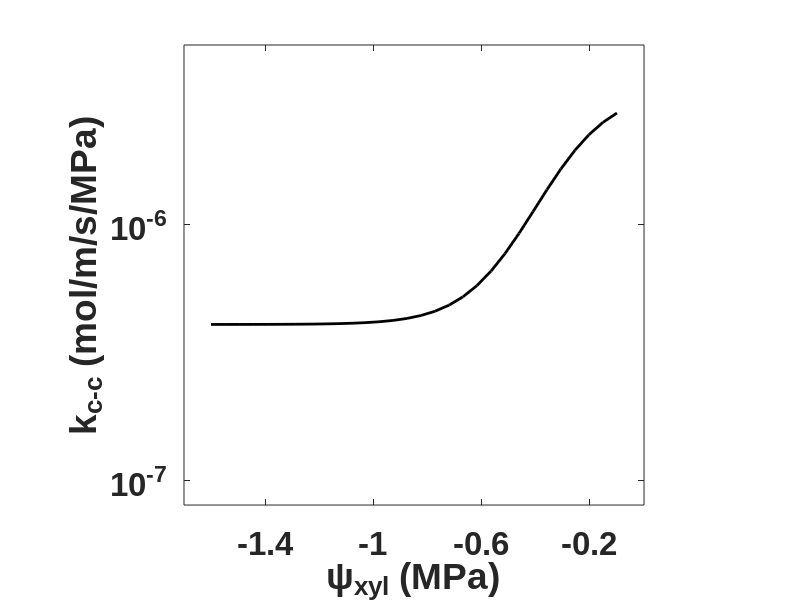

Write the MATLAB code that produced this figure. (Note: this script raises an error after producing the figure.)
% code_for_alternative_architecture_cell_wall_SI_Fig_S21.m
% Description: This code executes the mathematical model developed in SI
% Section S10 in the paper titled, "Loss of plasma membrane conductance of 
% outside-xylem zone explains non-stomatal control of transpiration" for 
% alternative architecture 2: cell wall is the dominant hydraulic 
% conductor and undergoes loss of hydraulic conductance under drought stress. 
% We generate 3 predictions (mean and bounds of uncertainty 
% interval) with npoints (see below) being the number of points in the 
% discretized domain for each prediction. npoints are distributed across 
% four ranges in psi_xyl: -0.4 to 0; -0.8 to -0.4; -1.2 to -0.8 and -1.6 to
% -1.2 (MPa). The prediction mean and bounds of uncertainty interval is 
% then compared to the data mean +/- S.E. 
% This code uses the following MATLAB toolboxes:
% 1. Optimization Toolbox
% Code developed by: Sabyasachi Sen
% Email: ss3945@cornell.edu
% Affiliation: Cornell University
% Created: February 8, 2025
% Last Modified: February 10, 2025
% Copyright (c) 2025 Sabyasachi Sen
% If you use this code in your research, please cite as:
% "Sabyasachi Sen (2025). 
% code_for_alternative_architecture_cell_wall_SI_Fig_S21.m
% Retrieved from manuscript titled: Loss of plasma membrane conductance of 
% outside-xylem zone explains non-stomatal control of transpiration"
% This code is provided under the MIT License.
% For full license terms, see: https://opensource.org/licenses/MIT

clear;
close all;
clc;

%% Thermodynamic parameters (see Table S3 in SI Section S10)

leaf_temp=309; % leaf temperature (=36C) in Kelvin
p_sat=5946.178; % saturation pressure in Pa at 36C
R=8.314; % universal gas constant in SI units Pa.m3/K/mol
v_bar=18e-6; % molar volume of water in m3/mol
c=39.45; % molar concentration of air in mol/m3
D=2.5e-5; % diffusivity of water vapor in air in m2/s
p_atm=101325; % atmospheric pressure in Pa
kai_0=p_sat/p_atm; % reference mole fraction of water vapor at leaf temperature

%% Introduce uncertainty in parameters to generate uncertainty interval in predictions (see Tables S4 and S5 in SI Section S10)

% Notation: variable name: high, mid, low values
A_cc_arr=[5e-9, 6e-9, 7e-9]; % x-sectional area for flow in cell-to-cell path (in m2)
A_vap_arr=[5e-9, 5.5e-9, 6e-9]; % x-sectional area for flow in apoplasmic path (in m2)
tortuosity_arr=[1, 2, 3]; % uniform tortuosity (dimensionless)
k_cw_max_arr=[2.9e-6, 2.7e-6, 2.5e-6]; % maximum cell wall conductivity in mol/m/s/MPa
k_cw_trigger_arr=[-0.27e6, -0.25e6, -0.23e6]; % xylem stress at which 'characteristic' loss of cell wall conductivity occurs (in Pa)
k_cw_decline_sensitivity_arr=[0.8e-5, 1e-5, 1.2e-5]; % determines sensitivity of cell wall conductivity to xylem stress in MPa^(-1)
% see vapor conductivity for minimum cell wall conductivity

%% Constant leaf anatomical parameters (see Table S4 in SI Section S10)

L_total=2e-4; % total thickness of leaf in m
L_ad=L_total/2; % Assume half-thickness of leaf 
L_ab=L_total/2; % Assume half-thickness of leaf 
A_cw=0.08e-9; % x-sectional area for flow in cell wall (in m2)

%% Constant transport parameters (see Table S5 in SI Section S10)

kappa_mem=1e-5; % hydraulic conductivity of membranes at cell-air space interface in mol/m/s/MPa: Rockwell review undersaturation - use higher end of L_p 
k_cc=5e-8; % hydraulic conductivity of cell-to-cell path in mol/m/s/MPa: Rockwell review undersaturation - use higher end of L_p 
gs_ad=90e-3; % adaxial stomatal conductance in mol/m2/s
gs_ab=90e-3; % abaxial stomatal conductance in mol/m2/s
gs=(gs_ad+gs_ab)*1e3; % total stomatal conductance in mmol/m2/s: will be used to calculate transpiration rate

%% Driving forces for transpiration

% psi_xylem sweep
npoints=30; % number of nodes in the discretized domain
psi_xylem=flipud(linspace(-1.6,-0.1,npoints)')*1e6; % xylem water potential in Pa
xylem_means=[-0.2;-0.6;-1;-1.4]; % for plotting in bins

% VPD sweep 
rel_hum = flipud(linspace(0.36,0.7,npoints)'); % relative humidity of bulk air outside the leaf
vpd = p_sat*(1-rel_hum)/1e3; % vpd in kPa: the mean vpd in our measurements is ~3.8 kPa which is the last element in the vpd array here

%% Finite difference discretization parameters:

N=1000; % Total # of nodes including boundary nodes
h=L_total/(N-1); % interval between nodes

%% Coordinates along leaf thickness direction (in metres)

coords_ad=linspace(0,L_ad,N)'; % adaxial coordinates
coords_ab=linspace(-L_ab,0,N)'; % abaxial coordinates
coordinates_ad=coords_ad*1e6; % coordinates for adaxial section: microns for plotting
coordinates_ab=coords_ab*1e6; % coordinates for abaxial section: microns for plotting

%% Loop through 3 sets of parameters

for ii=1:3

    % Variable leaf anatomical parameters and transport parameters (see Tables S4 and S5 in SI Section S10)

    tortuosity=tortuosity_arr(ii); % tortuosity
    k_vap=c*D*v_bar*kai_0/(R*leaf_temp)/tortuosity/1e-6; % hydraulic conductivity of vapor in mol/m/s/MPa; this assumes driving force for transport is water potential. Ref: Rockwell 2014
    
    A_cc=A_cc_arr(ii); % see SI Section S10 for choice of A_cc
    A_vap=A_vap_arr(ii); % see SI Section S10 for choice of A_vap
                
    %% Tissue hydraulic conductivity parameters 
    
    % Cell-to-cell hydraulic parameters for current iteration
    k_cw_max=k_cw_max_arr(ii); 
    k_cw_decline_sensitivity=k_cw_decline_sensitivity_arr(ii); 
    k_cw_trigger=k_cw_trigger_arr(ii); 
    k_cw_min=k_vap; 
    % sigmoid function
    k_cw_arr=k_cw_max*1./(1+exp(-k_cw_decline_sensitivity*(psi_xylem-k_cw_trigger)))+k_cw_min; 
    
    % plot kappa_mem vs psi_xyl
    figure(1);hold on;
    plot(psi_xylem/1e6,k_cw_arr,'k-','linewidth',2);hold on;
    pbaspect([1 1 1]);
    ylabel('k_{c-c} (mol/m/s/MPa)');ylim([8e-8 5e-6]);
    xlabel('\psi_{xyl} (MPa)');xlim([-1.7 0]);xticks(flipud(xylem_means));
    set(gca,'fontsize',24,'ticklabelinterpreter','tex','fontname','Arial','fontweight','bold','yscale','log');
    box on;ax=gca;ax.LineWidth = 2;
    
    %% Solution
    
    % Initialize arrays that will contain the solutions: psi_cc and psi_apo (in Pa)

    psi_cc_ad_N=zeros(length(psi_xylem),length(rel_hum)); % psi_cc in adaxial domain
    psi_cc_ab_N=zeros(length(psi_xylem),length(rel_hum)); % psi_cc in abaxial domain
    psi_apo_ad_N=zeros(length(psi_xylem),length(rel_hum)); % psi_apo in adaxial domain
    psi_apo_ab_N=zeros(length(psi_xylem),length(rel_hum)); % psi_apo in abaxial domain
    
    for i=1:length(psi_xylem)
    
        k_cw=k_cw_arr(i); % cell wall conductivity 
        
        for j=1:length(rel_hum)
    
            % see SI Section S10 for details of these constants
            % a1, a2, b1, and b2 multiply the derivates in SI equations S30 and S31

            % Composite parameters for ease of computation
            c_cc=kappa_mem/(k_cc*A_cc); 
            c_apo=kappa_mem/(k_cw*A_cw + k_vap*A_vap);
            
            a1=c_cc;
            a2=c_apo;
            r3=+sqrt(a1+a2);
            
            % solve for the unknown x's ('alpha's in SI equations S44 and S45)            
            init=[-1e6,-1e8,-10,-1e6,-2e6,-2e8,-20,-2e6];
            x=fsolve(@(x)solver_alternative_hypothesis_2(x,psi_xylem(i),rel_hum(j),a1,a2,r3,L_ad,L_ab,gs_ad,gs_ab,p_sat,v_bar,R,leaf_temp,k_vap,k_cw,p_atm,A_cc,A_vap,A_cw),init);

            psi_cc_ad_arr=x(1) + x(2)*coords_ad + x(3)*exp(r3*coords_ad) + x(4)*exp(-r3*coords_ad);
            psi_apo_ad_arr=x(1) + x(2)*coords_ad - a2*x(3)*exp(r3*coords_ad)/a1 - a2*x(4)*exp(-r3*coords_ad)/a1;
            psi_cc_ab_arr=x(5) + x(6)*coords_ab + x(7)*exp(r3*coords_ab) + x(8)*exp(-r3*coords_ab);
            psi_apo_ab_arr=x(5) + x(6)*coords_ab - a2*x(7)*exp(r3*coords_ab)/a1 - a2*x(8)*exp(-r3*coords_ab)/a1;        
            
            % Terminal apoplasm and symplasm potentials on adaxial side
            psi_cc_ad_N(i,j)=psi_cc_ad_arr(end)/1e6; % divide by 1e6 to convert from Pa to MPa
            psi_apo_ad_N(i,j)=psi_apo_ad_arr(end)/1e6; % divide by 1e6 to convert from Pa to MPa
            
            % Terminal apoplasm and symplasm potentials on abaxial side 
            psi_cc_ab_N(i,j)=psi_cc_ab_arr(end)/1e6; % divide by 1e6 to convert from Pa to MPa
            psi_apo_ab_N(i,j)=psi_apo_ab_arr(end)/1e6; % divide by 1e6 to convert from Pa to MPa
            
        end
        
        k_cw_exp=floor(log10(k_cw));
        k_cw_a=k_cw/(10^k_cw_exp);

        % Plot psi_apoplast vs z
        figure(2);
        plot([psi_cc_ab_arr; psi_cc_ad_arr]/1e6,[coordinates_ab; coordinates_ad],[psi_apo_ab_arr; psi_apo_ad_arr]/1e6,[coordinates_ab; coordinates_ad],'linewidth',4);
        pbaspect([1 1 1]);
        xlabel('\psi(MPa)','interpreter','tex');xlim([-20 0]);
        ylabel('z (\mu m)','interpreter','tex');ylim([-110 110]);
        set(gca,'fontsize',24,'ticklabelinterpreter','tex','FontName','Arial','FontWeight','Bold');
        title(sprintf('k_{cw} = %.2f \\times 10^{%d} mol/m/s/MPa',k_cw_a,k_cw_exp),'FontSize',20,'Interpreter','tex');
        legend1=legend(sprintf('\\psi_{c-c}'),sprintf('\\psi_{apo}'),'interpreter','tex');
        set(legend1,'Position',[0.157149113714695 0.748901596398512 0.159461545944213 0.147857143765404],'Interpreter','tex','FontSize',20,'FontName','Arial');
        box on;ax=gca;ax.LineWidth = 2;
        drawnow();
        thisFrame=getframe(gcf);
        size(thisFrame.cdata)
        % Write this frame out to a new video file.
        myMovie1(i) = thisFrame;

    end
    
    %% Calculate goxz
    % Note: here, e_xyl, e_i - all "e"s are vapor pressures
    
    e_xyl=p_sat.*exp(v_bar*psi_xylem./(R*leaf_temp)); % equivalent vapor pressure at xylem water potential 
    e_air=p_sat-vpd(end)*1e3; % vapor pressure in the air outside the leaf
    e_i_high_vpd=p_sat.*exp(v_bar*psi_apo_ad_N(:,end)*1e6./(R*leaf_temp)); % equivalent vapor pressure at AquaDust water potential in the ssc
    rh=e_i_high_vpd./p_sat; % relative humidity in the ssc
    e=gs*(e_i_high_vpd-e_air)/p_atm; % calculate transpiration rate e
    goxz_all=e./(e_xyl-e_i_high_vpd)*p_atm; % calculate g_oxz
    goxz_all=goxz_all.*ones(length(psi_xylem),length(psi_xylem));
    goxz=goxz_all(:,1); % extract g_oxz (here, there is no variation of g_oxz with VPD so any column will do)
    
    %% Calculate model prediction mean and max/min to generate uncertainty intervals
    
    % binned rh predictions
    rh_bin1=rh(psi_xylem>-0.4e6);
    rh_bin2=rh(psi_xylem<-0.4e6 & psi_xylem>-0.8e6);
    rh_bin3=rh(psi_xylem<-0.8e6 & psi_xylem>-1.2e6);
    rh_bin4=rh(psi_xylem<-1.2e6 & psi_xylem>=-1.6e6);
    
    % binned goxz predictions
    goxz_bin1=goxz(psi_xylem>-0.4e6);
    goxz_bin2=goxz(psi_xylem<-0.4e6 & psi_xylem>-0.8e6);
    goxz_bin3=goxz(psi_xylem<-0.8e6 & psi_xylem>-1.2e6);
    goxz_bin4=goxz(psi_xylem<-1.2e6 & psi_xylem>=-1.6e6);

    if ii==1 % upper bound on uncertainty interval

        rh_bin1_max=mean(rh_bin1);
        rh_bin2_max=mean(rh_bin2);
        rh_bin3_max=mean(rh_bin3);
        rh_bin4_max=mean(rh_bin4);

        goxz_bin1_max=mean(goxz_bin1);
        goxz_bin2_max=mean(goxz_bin2);
        goxz_bin3_max=mean(goxz_bin3);
        goxz_bin4_max=mean(goxz_bin4);
    
    elseif ii==2 % mean prediction

        rh_bin1_mean=mean(rh_bin1);rh_bin1_pos_err=rh_bin1_max-rh_bin1_mean; % compute difference between upper bound on uncertainty interval and mean
        rh_bin2_mean=mean(rh_bin2);rh_bin2_pos_err=rh_bin2_max-rh_bin2_mean;
        rh_bin3_mean=mean(rh_bin3);rh_bin3_pos_err=rh_bin3_max-rh_bin3_mean;
        rh_bin4_mean=mean(rh_bin4);rh_bin4_pos_err=rh_bin4_max-rh_bin4_mean;

        goxz_bin1_mean=mean(goxz_bin1);goxz_bin1_pos_err=goxz_bin1_max-goxz_bin1_mean; % compute difference between upper bound on uncertainty interval and mean
        goxz_bin2_mean=mean(goxz_bin2);goxz_bin2_pos_err=goxz_bin2_max-goxz_bin2_mean;
        goxz_bin3_mean=mean(goxz_bin3);goxz_bin3_pos_err=goxz_bin3_max-goxz_bin3_mean;
        goxz_bin4_mean=mean(goxz_bin4);goxz_bin4_pos_err=goxz_bin4_max-goxz_bin4_mean;
    
    else % lower bound on uncertainty interval

        rh_bin1_min=mean(rh_bin1);rh_bin1_neg_err=rh_bin1_mean-rh_bin1_min; % compute difference between mean and lower bound on uncertainty interval
        rh_bin2_min=mean(rh_bin2);rh_bin2_neg_err=rh_bin2_mean-rh_bin2_min;
        rh_bin3_min=mean(rh_bin3);rh_bin3_neg_err=rh_bin3_mean-rh_bin3_min;
        rh_bin4_min=mean(rh_bin4);rh_bin4_neg_err=rh_bin4_mean-rh_bin4_min;

        goxz_bin1_min=mean(goxz_bin1);goxz_bin1_neg_err=goxz_bin1_mean-goxz_bin1_min; % compute difference between mean and lower bound on uncertainty interval
        goxz_bin2_min=mean(goxz_bin2);goxz_bin2_neg_err=goxz_bin2_mean-goxz_bin2_min;
        goxz_bin3_min=mean(goxz_bin3);goxz_bin3_neg_err=goxz_bin3_mean-goxz_bin3_min;
        goxz_bin4_min=mean(goxz_bin4);goxz_bin4_neg_err=goxz_bin4_mean-goxz_bin4_min;
    end

end

%% Plotting prediction mean and uncertainty interval

rh_neg_err=[rh_bin1_neg_err;rh_bin2_neg_err;rh_bin3_neg_err;rh_bin4_neg_err];
rh_pos_err=[rh_bin1_pos_err;rh_bin2_pos_err;rh_bin3_pos_err;rh_bin4_pos_err];
rh_means_model=[rh_bin1_mean;rh_bin2_mean;rh_bin3_mean;rh_bin4_mean];

figure(2);
bar(xylem_means,rh_means_model,0.5,'linewidth',2);hold on;
pbaspect([1 1 1]);
er=errorbar(xylem_means,rh_means_model,rh_neg_err,rh_pos_err,'linewidth',2);
er.Color=[0 0 0];                            
er.LineStyle='none';  
ylabel('\it{h}_{ssc}^{apo}');ylim([0.9 1.01]);
xlabel('\psi_{xyl} (MPa)');xlim([-1.7 0]);xticks(flipud(xylem_means));
set(gca,'fontsize',24,'ticklabelinterpreter','tex','FontName','Arial','fontweight','bold');
box on;ax=gca;ax.LineWidth = 2;

goxz_neg_err=[goxz_bin1_neg_err;goxz_bin2_neg_err;goxz_bin3_neg_err;goxz_bin4_neg_err];
goxz_pos_err=[goxz_bin1_pos_err;goxz_bin2_pos_err;goxz_bin3_pos_err;goxz_bin4_pos_err];
goxz_means_model=[goxz_bin1_mean;goxz_bin2_mean;goxz_bin3_mean;goxz_bin4_mean];

figure(3);
bar(xylem_means,goxz_means_model,0.5,'linewidth',2);hold on;
pbaspect([1 1 1]);
er=errorbar(xylem_means,goxz_means_model,goxz_neg_err,goxz_pos_err,'linewidth',2);
er.Color=[0 0 0];                            
er.LineStyle='none';
ylabel('{\itg}_{oxz} (mmol/m^2/s)');ylim([4e2 6e4]);
xlabel('\psi_{xyl} (MPa)');xlim([-1.7 0]);xticks(flipud(xylem_means));
set(gca,'fontsize',24,'ticklabelinterpreter','tex','FontName','Arial','fontweight','bold','yscale','log');
box on;ax=gca;ax.LineWidth = 2;

%% plot h_ssc^apo expt and model together

% rh expt data from Fig. 2c
rh_means_expt=[0.992847001815885;0.946963460686416;0.929521991233521;0.919537568810321];
rh_se_expt=[0.00180002577421479;0.0201784472288282;0.0131077713211281;0.0122904973618615];

figure(4);
b1=bar(xylem_means,[rh_means_expt zeros(length(rh_means_expt),1)],'grouped','linewidth',2);hold on;
x=NaN(2,4);
for i = 1:2
    x(i,:) = b1(i).XEndPoints;
end
errorbar(x',[rh_means_expt zeros(length(rh_means_expt),1)],[rh_se_expt zeros(length(rh_se_expt),1)],[rh_se_expt zeros(length(rh_se_expt),1)],'k','linestyle','none','linewidth',2);

b2=bar(xylem_means,[zeros(length(rh_means_model),1) rh_means_model],'grouped','linewidth',2);hold on;
for i = 1:2
    x(i,:) = b2(i).XEndPoints;
end
errorbar(x',[zeros(length(rh_means_model),1) rh_means_model],[zeros(length(rh_neg_err),1) rh_neg_err],[zeros(length(rh_pos_err),1) rh_pos_err],'k','linestyle','none','linewidth',2);

xlabel('\psi_{xyl} (MPa)');xlim([-1.7 0]);xticks(flipud(xylem_means));
ylabel('\it{h}_{ssc}^{apo}');ylim([0.9 1.01]);
set(gca,'fontsize',24,'ticklabelinterpreter','tex','FontName','Arial','fontweight','bold');
pbaspect([1 1 1]);
legend([b1(1) b2(2)],'Experiment','Model','Position',[0.265625 0.757142857142857 0.283928571428571 0.129761904761905]);
b2(2).FaceColor(1,:)=[0.8500 0.3250 0.0980];
box on;ax=gca;ax.LineWidth = 2;

%% plot goxz expt and model together

% goxz expt data from Fig. 2e
goxz_means_expt=[38556.2258047020;5667.33817184295;2422.37978608609;1541.23262663729];
goxz_se_expt=[13600.6249811751;1367.98145675526;303.839465584318;290.498308255051];

figure(5);
b1=bar(xylem_means,[goxz_means_expt zeros(length(goxz_means_expt),1)],'grouped','linewidth',2);hold on;
x=NaN(2,4);
for i = 1:2
    x(i,:) = b1(i).XEndPoints;
end
errorbar(x',[goxz_means_expt zeros(length(goxz_means_expt),1)],[goxz_se_expt zeros(length(goxz_se_expt),1)],[goxz_se_expt zeros(length(goxz_se_expt),1)],'k','linestyle','none','linewidth',2);

b2=bar(xylem_means,[zeros(length(goxz_means_model),1) goxz_means_model],'grouped','linewidth',2);hold on;
for i = 1:2
    x(i,:) = b2(i).XEndPoints;
end
errorbar(x',[zeros(length(goxz_means_model),1) goxz_means_model],[zeros(length(goxz_neg_err),1) goxz_neg_err],[zeros(length(goxz_pos_err),1) goxz_pos_err],'k','linestyle','none','linewidth',2);

xlabel('\psi_{xyl} (MPa)');xlim([-1.7 0]);xticks(flipud(xylem_means));
ylabel('{\itg}_{oxz} (mmol/m^2/s)');ylim([6e2 8e4]);
set(gca,'fontsize',24,'ticklabelinterpreter','tex','FontName','Arial','fontweight','bold','yscale','log');
pbaspect([1 1 1]);
legend([b1(1) b2(2)],'Experiment','Model','Position',[0.265625 0.757142857142857 0.283928571428571 0.129761904761905]);
b2(2).FaceColor(1,:)=[0.8500 0.3250 0.0980];
box on;ax=gca;ax.LineWidth = 2;

%% save workspace variables

filename='workspace_variables.mat';
save(filename);